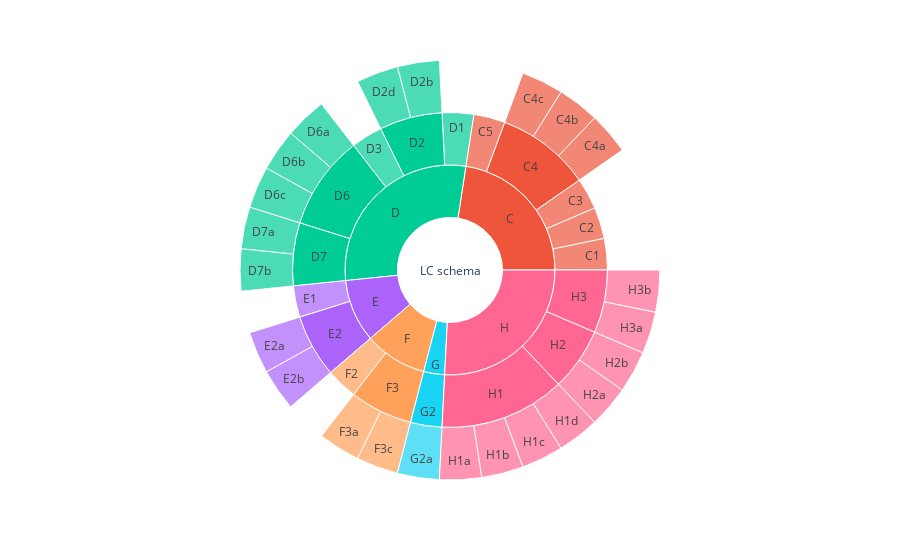

Notebook code for this chart:
### Code cell
fig = px.sunburst(
    data_plot,
    names='child',
    parents='parent',
    values='values',
)
fig.update_traces(sort=False, selector=dict(type='sunburst'))
fig.show()

### Figure 1 — Plotly figure (JSON) as saved in the notebook; plotly's stock layout.template omitted (floating-point values rounded to 4 significant figures)
{"data": [{"domain": {"x": [0, 1], "y": [0, 1]}, "hovertemplate": "child=%{label}<br>value=%{value}<br>parent=%{parent}<extra></extra>", "labels": ["C1", "C2", "C3", "C4a", "C4", "C4b", "C4c", "C5", "D1", "D2b", "D2", "D2d", "D3", "D6a", "D6", "D6b", "D6c", "D7a", "D7", "D7b", "E1", "E2a", "E2", "E2b", "F2", "F3a", "F3", "F3c", "G2a", "G2", "H1a", "H1", "H1b", "H1c", "H1d", "H2a", "H2", "H2b", "H3a", "H3", "H3b", "I", "C", "D", "E", "F", "G", "H"], "name": "", "parents": ["C", "C", "C", "C4", "C", "C4", "C4", "C", "D", "D2", "D", "D2", "D", "D6", "D", "D6", "D6", "D7", "D", "D7", "E", "E2", "E", "E2", "F", "F3", "F", "F3", "G2", "G", "H1", "H", "H1", "H1", "H1", "H2", "H", "H2", "H3", "H", "H3", "LC schema", "LC schema", "LC schema", "LC schema", "LC schema", "LC schema", "LC schema"], "sort": false, "type": "sunburst", "values": [2, 2, 2, 2, 0, 2, 2, 2, 2, 2, 0, 2, 2, 2, 0, 2, 2, 2, 0, 2, 2, 2, 0, 2, 2, 2, 0, 2, 2, 0, 2, 0, 2, 2, 2, 2, 0, 2, 2, 0, 2, 0, 0, 0, 0, 0, 0, 0]}], "layout": {"legend": {"tracegroupgap": 0}, "margin": {"t": 60}}}
